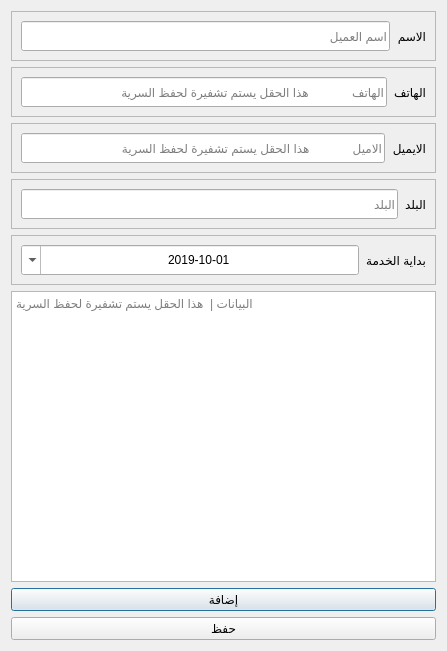
<?xml version="1.0" encoding="UTF-8"?>
<ui version="4.0">
 <class>Dialog</class>
 <widget class="QDialog" name="Dialog">
  <property name="geometry">
   <rect>
    <x>0</x>
    <y>0</y>
    <width>447</width>
    <height>651</height>
   </rect>
  </property>
  <property name="windowTitle">
   <string>Dialog</string>
  </property>
  <property name="layoutDirection">
   <enum>Qt::RightToLeft</enum>
  </property>
  <layout class="QVBoxLayout" name="verticalLayout">
   <item>
    <widget class="QFrame" name="frame">
     <property name="frameShape">
      <enum>QFrame::StyledPanel</enum>
     </property>
     <property name="frameShadow">
      <enum>QFrame::Raised</enum>
     </property>
     <layout class="QHBoxLayout" name="horizontalLayout">
      <item>
       <widget class="QLabel" name="label">
        <property name="text">
         <string>الاسم</string>
        </property>
       </widget>
      </item>
      <item>
       <widget class="QLineEdit" name="customer_lineEdit_3">
        <property name="sizePolicy">
         <sizepolicy hsizetype="Expanding" vsizetype="Maximum">
          <horstretch>0</horstretch>
          <verstretch>0</verstretch>
         </sizepolicy>
        </property>
        <property name="minimumSize">
         <size>
          <width>0</width>
          <height>30</height>
         </size>
        </property>
        <property name="maximumSize">
         <size>
          <width>16777215</width>
          <height>30</height>
         </size>
        </property>
        <property name="maxLength">
         <number>50</number>
        </property>
        <property name="placeholderText">
         <string>اسم العميل</string>
        </property>
       </widget>
      </item>
     </layout>
    </widget>
   </item>
   <item>
    <widget class="QFrame" name="frame_2">
     <property name="frameShape">
      <enum>QFrame::StyledPanel</enum>
     </property>
     <property name="frameShadow">
      <enum>QFrame::Raised</enum>
     </property>
     <layout class="QHBoxLayout" name="horizontalLayout_2">
      <item>
       <widget class="QLabel" name="label_2">
        <property name="text">
         <string>الهاتف</string>
        </property>
       </widget>
      </item>
      <item>
       <widget class="QLineEdit" name="customer_lineEdit_4">
        <property name="sizePolicy">
         <sizepolicy hsizetype="Expanding" vsizetype="Maximum">
          <horstretch>0</horstretch>
          <verstretch>0</verstretch>
         </sizepolicy>
        </property>
        <property name="minimumSize">
         <size>
          <width>0</width>
          <height>30</height>
         </size>
        </property>
        <property name="maximumSize">
         <size>
          <width>16777215</width>
          <height>30</height>
         </size>
        </property>
        <property name="text">
         <string/>
        </property>
        <property name="maxLength">
         <number>50</number>
        </property>
        <property name="placeholderText">
         <string>الهاتف             هذا الحقل يستم تشفيرة لحفظ السرية</string>
        </property>
       </widget>
      </item>
     </layout>
    </widget>
   </item>
   <item>
    <widget class="QFrame" name="frame_3">
     <property name="frameShape">
      <enum>QFrame::StyledPanel</enum>
     </property>
     <property name="frameShadow">
      <enum>QFrame::Raised</enum>
     </property>
     <layout class="QHBoxLayout" name="horizontalLayout_3">
      <item>
       <widget class="QLabel" name="label_3">
        <property name="text">
         <string>الايميل</string>
        </property>
       </widget>
      </item>
      <item>
       <widget class="QLineEdit" name="customer_lineEdit_5">
        <property name="sizePolicy">
         <sizepolicy hsizetype="Expanding" vsizetype="Maximum">
          <horstretch>0</horstretch>
          <verstretch>0</verstretch>
         </sizepolicy>
        </property>
        <property name="minimumSize">
         <size>
          <width>0</width>
          <height>30</height>
         </size>
        </property>
        <property name="maximumSize">
         <size>
          <width>16777215</width>
          <height>30</height>
         </size>
        </property>
        <property name="maxLength">
         <number>50</number>
        </property>
        <property name="placeholderText">
         <string>الاميل             هذا الحقل يستم تشفيرة لحفظ السرية</string>
        </property>
       </widget>
      </item>
     </layout>
    </widget>
   </item>
   <item>
    <widget class="QFrame" name="frame_4">
     <property name="frameShape">
      <enum>QFrame::StyledPanel</enum>
     </property>
     <property name="frameShadow">
      <enum>QFrame::Raised</enum>
     </property>
     <layout class="QHBoxLayout" name="horizontalLayout_4">
      <item>
       <widget class="QLabel" name="label_4">
        <property name="text">
         <string>البلد</string>
        </property>
       </widget>
      </item>
      <item>
       <widget class="QLineEdit" name="customer_lineEdit_6">
        <property name="sizePolicy">
         <sizepolicy hsizetype="Expanding" vsizetype="Maximum">
          <horstretch>0</horstretch>
          <verstretch>0</verstretch>
         </sizepolicy>
        </property>
        <property name="minimumSize">
         <size>
          <width>0</width>
          <height>30</height>
         </size>
        </property>
        <property name="maximumSize">
         <size>
          <width>16777215</width>
          <height>30</height>
         </size>
        </property>
        <property name="maxLength">
         <number>50</number>
        </property>
        <property name="placeholderText">
         <string>البلد</string>
        </property>
       </widget>
      </item>
     </layout>
    </widget>
   </item>
   <item>
    <widget class="QFrame" name="frame_5">
     <property name="frameShape">
      <enum>QFrame::StyledPanel</enum>
     </property>
     <property name="frameShadow">
      <enum>QFrame::Raised</enum>
     </property>
     <layout class="QHBoxLayout" name="horizontalLayout_5">
      <item>
       <widget class="QLabel" name="label_7">
        <property name="sizePolicy">
         <sizepolicy hsizetype="Fixed" vsizetype="Preferred">
          <horstretch>0</horstretch>
          <verstretch>0</verstretch>
         </sizepolicy>
        </property>
        <property name="text">
         <string>بداية الخدمة</string>
        </property>
       </widget>
      </item>
      <item>
       <widget class="QDateEdit" name="customer_dateEdit">
        <property name="sizePolicy">
         <sizepolicy hsizetype="Minimum" vsizetype="Maximum">
          <horstretch>0</horstretch>
          <verstretch>0</verstretch>
         </sizepolicy>
        </property>
        <property name="minimumSize">
         <size>
          <width>0</width>
          <height>30</height>
         </size>
        </property>
        <property name="maximumSize">
         <size>
          <width>16777215</width>
          <height>50</height>
         </size>
        </property>
        <property name="alignment">
         <set>Qt::AlignCenter</set>
        </property>
        <property name="dateTime">
         <datetime>
          <hour>0</hour>
          <minute>0</minute>
          <second>0</second>
          <year>2019</year>
          <month>10</month>
          <day>1</day>
         </datetime>
        </property>
        <property name="currentSection">
         <enum>QDateTimeEdit::YearSection</enum>
        </property>
        <property name="displayFormat">
         <string>dd-MM-yyyy</string>
        </property>
        <property name="calendarPopup">
         <bool>true</bool>
        </property>
        <property name="currentSectionIndex">
         <number>0</number>
        </property>
        <property name="timeSpec">
         <enum>Qt::LocalTime</enum>
        </property>
       </widget>
      </item>
     </layout>
    </widget>
   </item>
   <item>
    <widget class="QTextEdit" name="customer_textEdit">
     <property name="placeholderText">
      <string>البيانات |  هذا الحقل يستم تشفيرة لحفظ السرية</string>
     </property>
    </widget>
   </item>
   <item>
    <widget class="QPushButton" name="customer_pushButton_5">
     <property name="text">
      <string>إضافة</string>
     </property>
    </widget>
   </item>
   <item>
    <widget class="QPushButton" name="customer_pushButton_4">
     <property name="text">
      <string>حفظ</string>
     </property>
    </widget>
   </item>
  </layout>
 </widget>
 <resources/>
 <connections/>
</ui>
